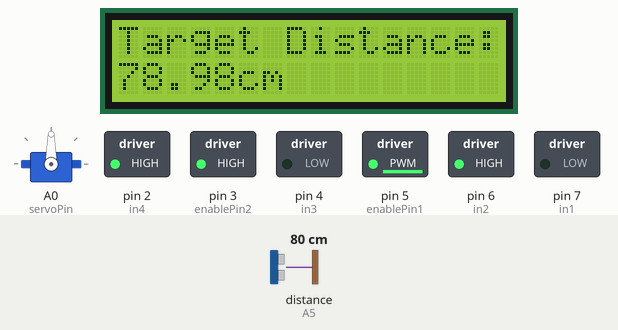
A sketch run on a simulated Arduino Uno, built with avr-gcc and run on an emulated ATmega328P. Parts: 16×2 character LCD, servo, switched loads named in the sketch (green lamp = pin HIGH). Wiring (inferred from the names in the program): ultrasonic range finder: trigger A4; echo A5. The test bench sets the inputs (shaded band); at power-on: distance to the obstacle (sensor on A5) 80 cm. The echo pulse lasts 58.3 µs per cm; pins used as bus, display or sensor lines are not drawn; what the sketch prints to the serial monitor is not drawn.

Above: at 1.2 s.
1.3 s: distance to the obstacle (sensor on A5) set to 32 cm
At 2.5 s:
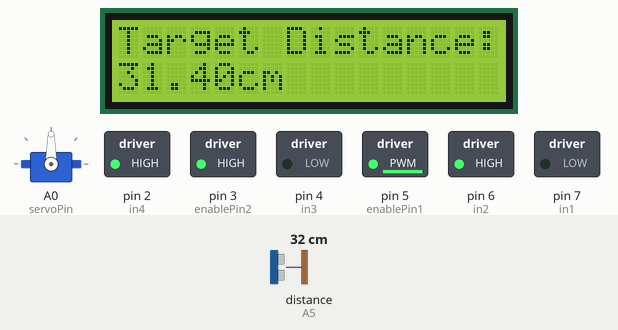
2.8 s: distance to the obstacle (sensor on A5) set to 28 cm
At 5.7 s:
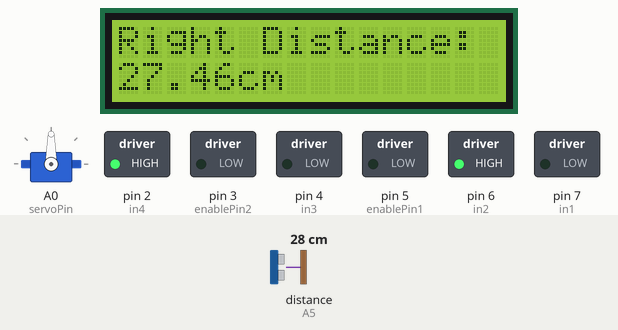
5.8 s: distance to the obstacle (sensor on A5) set to 2 cm
At 8.1 s:
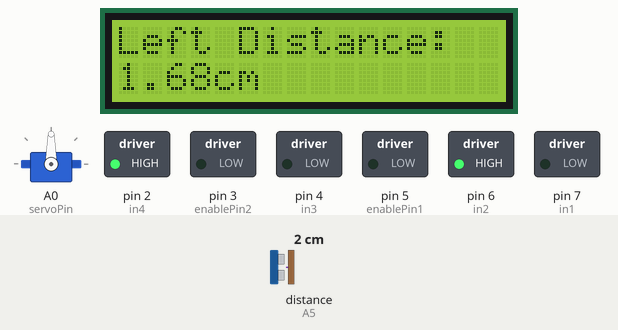
8.8 s: distance to the obstacle (sensor on A5) set to 35 cm
At 9.4 s:
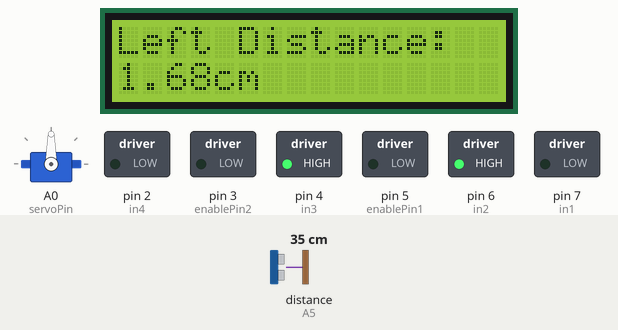
17.8 s: distance to the obstacle (sensor on A5) set to 60 cm
At 18.7 s:
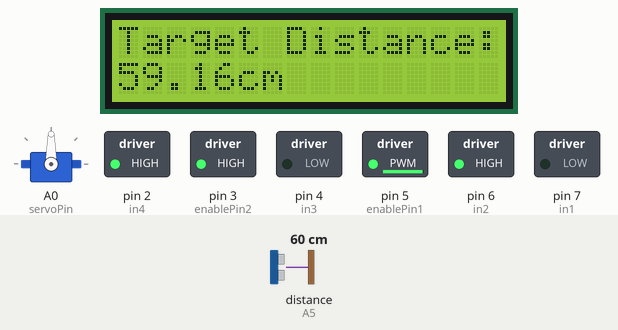
Timing chart, 0 to 20.8 s (numbered marks = the images above; inputs shaded):
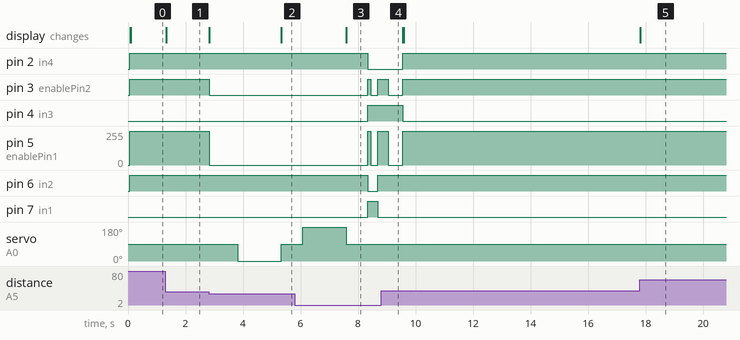

The sketch:

move.ino
```cpp
/*[move.ino]
 * This program drives an autonomous car and disdplays the distance of the ultrasonic sensor on an LCD display
 * @author Adrian and Derek
 * @version 1.0
 * Date: December 3rd, 2021
 */


//Imports
#include <Servo.h>
#include <LiquidCrystal.h>

LiquidCrystal LCD(8,9,10,11,12,13);  //Create LCD object

//Pins for Sensor
int trigPin = A4;
int echoPin = A5;

//Pin Setup Motor 1
int enablePin1 = 5;
int in1 = 7;
int in2 = 6;

//Pin Setup Motor 2
int enablePin2 = 3;
int in3 = 4;
int in4 = 2;

//Pin Setup Servo
int servoPin = A0;
Servo servoMotor;

//Variables for finding distance
float pingTime;
float targetDistance;
float speedOfSound = 0.034;  //cm per microseconds

//Storage variables
int leftDistance;
int rightDistance;

void setup() {
  // put your setup code here, to run once:
  Serial.begin(9600);
  //Sensor Pins and LCD
  pinMode(trigPin,OUTPUT);
  pinMode(echoPin, INPUT);

  //LCD set up
  LCD.begin(16,2);
  LCD.setCursor(0 ,0);
  LCD.print("Target Distance: ");

  //Motor Pin set up
  pinMode(enablePin1, OUTPUT);
  pinMode(in1,OUTPUT);
  pinMode(in2,OUTPUT);
  pinMode(enablePin2, OUTPUT);
  pinMode(in3,OUTPUT);
  pinMode(in4,OUTPUT);

  //Servo Pin set up
  servoMotor.attach(servoPin);
  servoMotor.write(90);

}

void loop() {
  //
  LCD.setCursor(0 ,0);
  LCD.print("Target Distance: ");
  moveForward();
  getDistance();
  displayDistance("Target Distance: ");

  //When object is less than 30cm from car
  if (targetDistance <= 30){
    stopMoving();     //stop moving car
    delay(1000);
    servoMotor.write(0);   //turn servo right
    delay(1500);
    getDistance();    //get the right distance
    displayDistance("Right Distance: ");
    rightDistance = targetDistance;
    servoMotor.write(90);  //turn servo middle
    delay(750);
    servoMotor.write(180);  //turn motor left
    delay(1500);
    getDistance();   //get the left distance
    displayDistance("Left Distance: ");
    leftDistance = targetDistance;
    servoMotor.write(90);   //turn servo middle
    delay(750);
    moveBackward();  //move car backwards
    delay(100);
    stopMoving();   //stop moving car
    delay(250);

    //Turn right if right distance is greater than left distance
    if (leftDistance < rightDistance){
      Serial.println("Turning Right");
      turnRight();
      delay(360);
      stopMoving();
      delay(500);
    }

    //Turn left if left distance is greater than right distasnce
    else if (rightDistance < leftDistance){
      Serial.println("Turning Left");
      turnLeft();
      delay(360);
      stopMoving();
      delay(500);
    }
  }
}

/*getDistance()
 * This function gets the distance of an object by using the ultrasonic sensor
 */

void getDistance(){
  analogWrite(trigPin,0);   //Start ranging
  delayMicroseconds(2000);
  analogWrite(trigPin,1023);  //Send high pulse
  delayMicroseconds(15);
  analogWrite(trigPin,0);   //wait for highpulse to return
  delayMicroseconds(10);

  pingTime = pulseIn(echoPin,HIGH);  //measure time from the pulse

  targetDistance = speedOfSound * pingTime / 2; //find the distance from the object in cm
}

/*displayDistance()
 * This function displays the distance of an object on the LCD display
 * @param directionPrint is the direciton of the object relative to the car
 */
void displayDistance(String directionPrint){
  LCD.setCursor(0 ,0);
  LCD.print(directionPrint);
  LCD.setCursor(0, 1);
  LCD.print("                 ");
  LCD.setCursor(0, 1);
  LCD.print(targetDistance);
  LCD.print("cm");
}

/*stopMoving()
 * This function stops moving the car
 */
void stopMoving(){
  analogWrite(enablePin1,0);
  analogWrite(enablePin2,0);
}

/*moveForward()
 * This function moves the car forward
 */
void moveForward(){
  analogWrite(enablePin1,1020);
  analogWrite(enablePin2,1023);
  digitalWrite(in1,LOW);
  digitalWrite(in2,HIGH);
  digitalWrite(in3,LOW);
  digitalWrite(in4,HIGH);
}

/*moveBackward()
 * This function moves the car backward
 */
void moveBackward(){
  analogWrite(enablePin1,1022);
  analogWrite(enablePin2,1023);
  digitalWrite(in1,HIGH);
  digitalWrite(in2,LOW);
  digitalWrite(in3,HIGH);
  digitalWrite(in4,LOW);
}

/*turnRight()
 * This function turns the car right
 */
void turnRight(){
  analogWrite(enablePin1,1023);
  analogWrite(enablePin2,1023);
  digitalWrite(in1,LOW);
  digitalWrite(in2,HIGH);
  digitalWrite(in3,HIGH);
  digitalWrite(in4,LOW);
}

/*turnLeft()
 * This function turns the car left
 */
void turnLeft(){
  analogWrite(enablePin1,1023);
  analogWrite(enablePin2,1023);
  digitalWrite(in1,HIGH);
  digitalWrite(in2,LOW);
  digitalWrite(in3,LOW);
  digitalWrite(in4,HIGH);
}
```

Measured:
- the behaviour switches between 31 and 30 cm on distance to the obstacle (sensor on A5) (found by bisection; images 1 and 2)
- after the input at 1.3 s, the display: changes at once (image 1)
- after the input at 2.8 s, pin 3 (enablePin2): HIGH → LOW at once; pin 5 (enablePin1): 252/255 → 0/255 at once; servo on A0 (servoPin): 90° → 0° after 1.0 s, → 90° 1.5 s later; the display: first changes at once (image 2 shows a later state)
- after the input at 8.8 s, pin 2 (in4), pin 3 (enablePin2): goes on until 9.6 s, then stays HIGH; pin 4 (in3): goes on until 9.6 s, then stays LOW; pin 6 (in2): stays HIGH (without the input it goes to LOW after 6.3 s); pin 7 (in1): stays LOW (without the input it goes to HIGH after 6.3 s); servo on A0 (servoPin): stops changing and stays 90°
- after the input at 17.8 s, the display: changes at once (image 5)
